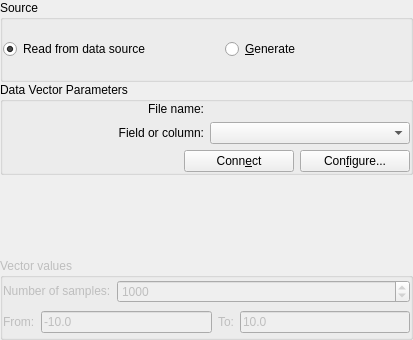
<ui version="4.0" >
 <class>VectorDialog</class>
 <widget class="QWidget" name="VectorDialog" >
  <property name="geometry" >
   <rect>
    <x>0</x>
    <y>0</y>
    <width>413</width>
    <height>340</height>
   </rect>
  </property>
  <layout class="QGridLayout" >
   <property name="leftMargin" >
    <number>0</number>
   </property>
   <property name="topMargin" >
    <number>0</number>
   </property>
   <property name="rightMargin" >
    <number>0</number>
   </property>
   <property name="bottomMargin" >
    <number>0</number>
   </property>
   <property name="horizontalSpacing" >
    <number>0</number>
   </property>
   <property name="verticalSpacing" >
    <number>0</number>
   </property>
   <item row="0" column="0" >
    <widget class="QGroupBox" name="sourceGroup" >
     <property name="title" >
      <string>Source</string>
     </property>
     <layout class="QGridLayout" >
      <property name="leftMargin" >
       <number>0</number>
      </property>
      <property name="topMargin" >
       <number>0</number>
      </property>
      <property name="rightMargin" >
       <number>0</number>
      </property>
      <property name="bottomMargin" >
       <number>0</number>
      </property>
      <item row="0" column="0" >
       <widget class="QRadioButton" name="_readFromSource" >
        <property name="text" >
         <string>Read from data source</string>
        </property>
        <property name="checked" >
         <bool>true</bool>
        </property>
       </widget>
      </item>
      <item row="0" column="2" >
       <spacer>
        <property name="orientation" >
         <enum>Qt::Vertical</enum>
        </property>
        <property name="sizeType" >
         <enum>QSizePolicy::Expanding</enum>
        </property>
        <property name="sizeHint" >
         <size>
          <width>110</width>
          <height>20</height>
         </size>
        </property>
       </spacer>
      </item>
      <item row="0" column="1" >
       <widget class="QRadioButton" name="_generateX" >
        <property name="sizePolicy" >
         <sizepolicy vsizetype="Fixed" hsizetype="Fixed" >
          <horstretch>0</horstretch>
          <verstretch>0</verstretch>
         </sizepolicy>
        </property>
        <property name="whatsThis" >
         <string>Generate a new vector with the properties given here as the independent variable.</string>
        </property>
        <property name="text" >
         <string>&amp;Generate</string>
        </property>
       </widget>
      </item>
     </layout>
    </widget>
   </item>
   <item row="2" column="0" >
    <widget class="Kst::DataRange" name="_dataRange" >
     <property name="sizePolicy" >
      <sizepolicy vsizetype="MinimumExpanding" hsizetype="Preferred" >
       <horstretch>0</horstretch>
       <verstretch>0</verstretch>
      </sizepolicy>
     </property>
    </widget>
   </item>
   <item row="1" column="0" >
    <widget class="QGroupBox" name="_rvectorGroup" >
     <property name="sizePolicy" >
      <sizepolicy vsizetype="MinimumExpanding" hsizetype="Preferred" >
       <horstretch>0</horstretch>
       <verstretch>0</verstretch>
      </sizepolicy>
     </property>
     <property name="title" >
      <string>Data Vector Parameters</string>
     </property>
     <layout class="QGridLayout" >
      <property name="leftMargin" >
       <number>0</number>
      </property>
      <property name="topMargin" >
       <number>0</number>
      </property>
      <property name="rightMargin" >
       <number>0</number>
      </property>
      <property name="bottomMargin" >
       <number>0</number>
      </property>
      <item row="1" column="0" >
       <widget class="QLabel" name="label_5" >
        <property name="text" >
         <string>Field or column:</string>
        </property>
        <property name="alignment" >
         <set>Qt::AlignRight|Qt::AlignTrailing|Qt::AlignVCenter</set>
        </property>
        <property name="wordWrap" >
         <bool>false</bool>
        </property>
       </widget>
      </item>
      <item row="0" column="1" >
       <widget class="Kst::FileRequester" name="FileName" />
      </item>
      <item row="0" column="0" >
       <widget class="QLabel" name="label_4" >
        <property name="text" >
         <string>File name:</string>
        </property>
        <property name="alignment" >
         <set>Qt::AlignRight|Qt::AlignTrailing|Qt::AlignVCenter</set>
        </property>
        <property name="wordWrap" >
         <bool>false</bool>
        </property>
       </widget>
      </item>
      <item row="1" column="1" >
       <widget class="Kst::ComboBox" name="Field" />
      </item>
      <item row="2" column="0" colspan="2" >
       <layout class="QHBoxLayout" >
        <property name="leftMargin" >
         <number>0</number>
        </property>
        <property name="topMargin" >
         <number>0</number>
        </property>
        <property name="rightMargin" >
         <number>0</number>
        </property>
        <property name="bottomMargin" >
         <number>0</number>
        </property>
        <item>
         <spacer>
          <property name="orientation" >
           <enum>Qt::Vertical</enum>
          </property>
          <property name="sizeType" >
           <enum>QSizePolicy::Expanding</enum>
          </property>
          <property name="sizeHint" >
           <size>
            <width>181</width>
            <height>21</height>
           </size>
          </property>
         </spacer>
        </item>
        <item>
         <widget class="QPushButton" name="_connect" >
          <property name="text" >
           <string>Conn&amp;ect</string>
          </property>
         </widget>
        </item>
        <item>
         <widget class="QPushButton" name="_configure" >
          <property name="text" >
           <string>Con&amp;figure...</string>
          </property>
         </widget>
        </item>
       </layout>
      </item>
     </layout>
    </widget>
   </item>
   <item row="3" column="0" >
    <widget class="QGroupBox" name="_svectorGroup" >
     <property name="enabled" >
      <bool>false</bool>
     </property>
     <property name="sizePolicy" >
      <sizepolicy vsizetype="MinimumExpanding" hsizetype="Preferred" >
       <horstretch>0</horstretch>
       <verstretch>0</verstretch>
      </sizepolicy>
     </property>
     <property name="title" >
      <string>Vector values</string>
     </property>
     <layout class="QGridLayout" >
      <property name="leftMargin" >
       <number>0</number>
      </property>
      <property name="topMargin" >
       <number>0</number>
      </property>
      <property name="rightMargin" >
       <number>0</number>
      </property>
      <property name="bottomMargin" >
       <number>0</number>
      </property>
      <item row="0" column="0" >
       <widget class="QLabel" name="label_2" >
        <property name="sizePolicy" >
         <sizepolicy vsizetype="Fixed" hsizetype="Fixed" >
          <horstretch>0</horstretch>
          <verstretch>0</verstretch>
         </sizepolicy>
        </property>
        <property name="text" >
         <string>Number of samples:</string>
        </property>
        <property name="wordWrap" >
         <bool>false</bool>
        </property>
        <property name="buddy" >
         <cstring>N</cstring>
        </property>
       </widget>
      </item>
      <item row="1" column="0" colspan="2" >
       <layout class="QHBoxLayout" >
        <property name="spacing" >
         <number>6</number>
        </property>
        <property name="leftMargin" >
         <number>0</number>
        </property>
        <property name="topMargin" >
         <number>0</number>
        </property>
        <property name="rightMargin" >
         <number>0</number>
        </property>
        <property name="bottomMargin" >
         <number>0</number>
        </property>
        <item>
         <widget class="QLabel" name="label" >
          <property name="sizePolicy" >
           <sizepolicy vsizetype="Fixed" hsizetype="Fixed" >
            <horstretch>0</horstretch>
            <verstretch>0</verstretch>
           </sizepolicy>
          </property>
          <property name="text" >
           <string>From:</string>
          </property>
          <property name="wordWrap" >
           <bool>false</bool>
          </property>
          <property name="buddy" >
           <cstring>XMin</cstring>
          </property>
         </widget>
        </item>
        <item>
         <widget class="QLineEdit" name="_xMin" >
          <property name="whatsThis" >
           <string>The minimum value of the independent variable.</string>
          </property>
          <property name="text" >
           <string>-10.0</string>
          </property>
         </widget>
        </item>
        <item>
         <widget class="QLabel" name="label_3" >
          <property name="sizePolicy" >
           <sizepolicy vsizetype="Fixed" hsizetype="Fixed" >
            <horstretch>0</horstretch>
            <verstretch>0</verstretch>
           </sizepolicy>
          </property>
          <property name="text" >
           <string>To:</string>
          </property>
          <property name="wordWrap" >
           <bool>false</bool>
          </property>
          <property name="buddy" >
           <cstring>XMax</cstring>
          </property>
         </widget>
        </item>
        <item>
         <widget class="QLineEdit" name="_xMax" >
          <property name="whatsThis" >
           <string>The maximum value of the independent variable.</string>
          </property>
          <property name="text" >
           <string>10.0</string>
          </property>
         </widget>
        </item>
       </layout>
      </item>
      <item row="0" column="1" >
       <widget class="QSpinBox" name="_N" >
        <property name="sizePolicy" >
         <sizepolicy vsizetype="Fixed" hsizetype="Expanding" >
          <horstretch>0</horstretch>
          <verstretch>0</verstretch>
         </sizepolicy>
        </property>
        <property name="whatsThis" >
         <string>The number of samples for the new independent variable.</string>
        </property>
        <property name="maximum" >
         <number>1000000000</number>
        </property>
        <property name="singleStep" >
         <number>1000</number>
        </property>
        <property name="value" >
         <number>1000</number>
        </property>
       </widget>
      </item>
     </layout>
    </widget>
   </item>
  </layout>
 </widget>
 <layoutdefault spacing="6" margin="11" />
 <pixmapfunction>qPixmapFromMimeSource</pixmapfunction>
 <customwidgets>
  <customwidget>
   <class>Kst::FileRequester</class>
   <extends>QWidget</extends>
   <header>filerequester.h</header>
  </customwidget>
  <customwidget>
   <class>Kst::ComboBox</class>
   <extends>QComboBox</extends>
   <header>combobox.h</header>
  </customwidget>
  <customwidget>
   <class>Kst::DataRange</class>
   <extends>QWidget</extends>
   <header>datarange.h</header>
  </customwidget>
 </customwidgets>
 <tabstops>
  <tabstop>_readFromSource</tabstop>
  <tabstop>_generateX</tabstop>
  <tabstop>FileName</tabstop>
  <tabstop>Field</tabstop>
  <tabstop>_configure</tabstop>
  <tabstop>_dataRange</tabstop>
  <tabstop>_N</tabstop>
  <tabstop>_xMin</tabstop>
  <tabstop>_xMax</tabstop>
 </tabstops>
 <includes>
  <include location="local" >kstdatarange.h</include>
 </includes>
 <resources/>
 <connections/>
</ui>
